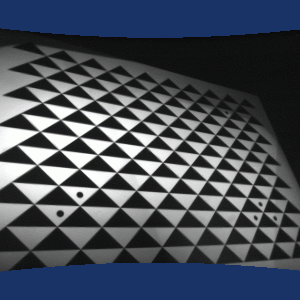

The script that drew this image:
#!/usr/bin/env python

# Apply lens distortion correction to an image using vtkWarpLens.

import os

# Factory overrides
import vtkmodules.vtkInteractionStyle  # noqa: F401
import vtkmodules.vtkRenderingOpenGL2  # noqa: F401

from vtkmodules.vtkFiltersCore import (
    vtkStripper,
    vtkTriangleFilter,
)
from vtkmodules.vtkFiltersGeneral import vtkWarpLens
from vtkmodules.vtkFiltersGeometry import vtkGeometryFilter
from vtkmodules.vtkIOImage import vtkPNGReader
from vtkmodules.vtkRenderingCore import (
    vtkActor,
    vtkPolyDataMapper,
    vtkRenderWindow,
    vtkRenderWindowInteractor,
    vtkRenderer,
)

# Data directory
data_dir = os.environ.get("VPE_DATA_DIR", os.path.dirname(os.path.abspath(__file__)))

# Read the image
png_reader = vtkPNGReader()
png_reader.SetFileName(os.path.join(data_dir, "camscene.png"))
png_reader.Update()

x_width = png_reader.GetOutput().GetDimensions()[0]
y_height = png_reader.GetOutput().GetDimensions()[1]

# Warp with lens distortion parameters
wl = vtkWarpLens()
wl.SetInputConnection(png_reader.GetOutputPort())
wl.SetPrincipalPoint(2.4507, 1.7733)
wl.SetFormatWidth(4.792)
wl.SetFormatHeight(3.6)
wl.SetImageWidth(x_width)
wl.SetImageHeight(y_height)
wl.SetK1(0.01307)
wl.SetK2(0.0003102)
wl.SetP1(1.953e-005)
wl.SetP2(-9.655e-005)

gf = vtkGeometryFilter()
gf.SetInputConnection(wl.GetOutputPort())

tf = vtkTriangleFilter()
tf.SetInputConnection(gf.GetOutputPort())

strip = vtkStripper()
strip.SetInputConnection(tf.GetOutputPort())
strip.SetMaximumLength(250)

mapper = vtkPolyDataMapper()
mapper.SetInputConnection(strip.GetOutputPort())

plane_actor = vtkActor()
plane_actor.SetMapper(mapper)

# Renderer
renderer = vtkRenderer()
renderer.AddActor(plane_actor)
renderer.SetBackground(0.1, 0.2, 0.4)

# Window
render_window = vtkRenderWindow()
render_window.AddRenderer(renderer)
render_window.SetSize(300, 300)
render_window.SetWindowName("warplens")

# Interactor
interactor = vtkRenderWindowInteractor()
interactor.SetRenderWindow(render_window)

# Scene
renderer.ResetCamera()
renderer.GetActiveCamera().Zoom(1.4)

interactor.Initialize()
interactor.Start()
